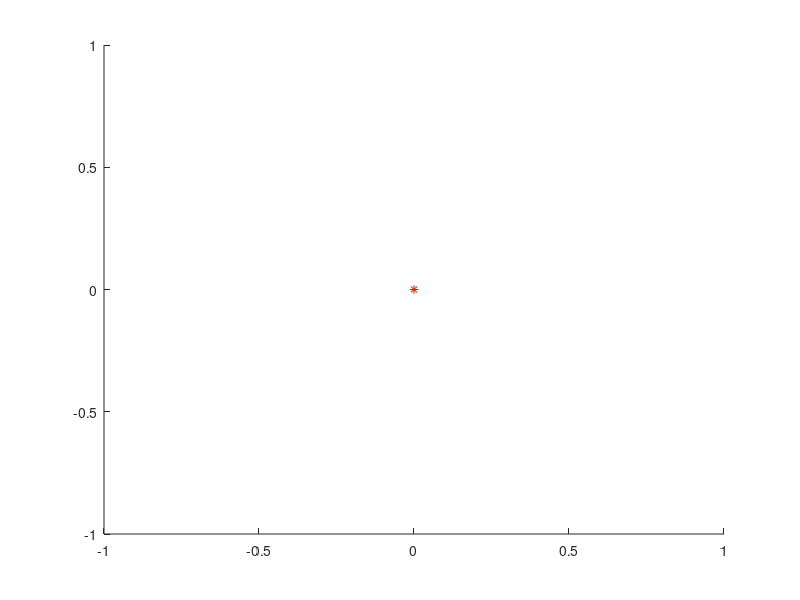

MATLAB code to generate this figure: (Note: this script raises an error after producing the figure.)
clc; close all; clear;
% 绘制R-Z图，展示不同入射角下的声线传播路径
%% 自由场条件
% 初始化参数
z_r = 100;
r_r = 100;
z_s = 0;
alpha = 30:5:60;
Fa = z_s + r_r * tand(alpha) - z_r;
r = 0:110;
z = z_s + tand(alpha).' * r;
figure;
h(1) = plot(0, z_s, 'r*', markersize=9, DisplayName='Source');
hold on;
h(2) = plot(r_r, z_r, 'bp', markersize=10, DisplayName='Receiver');
for i = 1: length(alpha)
    h(2+i) = plot(r, z(i,:), DisplayName=sprintf('alpha=%d°', alpha(i)));
end
plot([100 100], [0 200], 'r--')
xlabel('Range (m)')
ylabel('Depth (m)')

set(gca, 'fontsize', 16)
legend(h, 'Location', 'northwest', 'FontSize', 12);
% saveas(gcf, '../figs/R-Z-Alpha.fig')
% saveas(gcf, '../figs/R-Z-Alpha.png')

figure;
plot(alpha, Fa)
hold on;
plot([30 60], [0 0], 'r--')
xlabel('\alpha (°)')
ylabel('F(\alpha) (m)')
set(gca, 'fontsize', 16)
% saveas(gcf, '../figs/F-Alpha.fig')
% saveas(gcf, '../figs/F-Alpha.png')


%% 海面罗埃镜
alpha = 30:5:80;
D = 200;
r = 0:110;
z = z_s + tand(alpha).' * r;
z(z>D) = 2*D - z(z>D);

[~,index] = min(abs(r- r_r));
Fa = z_s + z(:,index) - z_r;



figure;
h(1) = plot(0, z_s, 'r*', markersize=9, DisplayName='Source');
hold on;
h(2) = plot(r_r, z_r, 'bp', markersize=10, DisplayName='Receiver');
for i = 1: length(alpha)
    h(2+i) = plot(r, z(i,:), DisplayName=sprintf('alpha=%d°', alpha(i)));
end
plot([100 100], [0 200], 'r--')
xlabel('Range (m)')
ylabel('Depth (m)')

set(gca, 'fontsize', 16)
legend(h, 'Location', 'northwest', 'FontSize', 12);
% saveas(gcf, '../R-Z-Alpha-Bc200m_2.fig')
% saveas(gcf, '../R-Z-Alpha-Bc200m_2.png')

figure;
plot(alpha, Fa)
hold on;
plot([30 80], [0 0], 'r--')
xlabel('\alpha (°)')
ylabel('F(\alpha) (m)')
set(gca, 'fontsize', 16)
% saveas(gcf, './F-Alpha-Bc200m_2.fig')
% saveas(gcf, './F-Alpha-Bc200m_2.png')

%% 海面海底条件
alpha = [30:5:80 84];
r = 0:110;
z = z_s + tand(alpha).' * r;
z(z>200) = 400 - z(z>200);
z(z<-200) = -400 - z(z<-200);
z(z>200) = 400 - z(z>200);

Fa = z_s + z(:,index) - z_r;


figure;
h(1) = plot(0, z_s, 'r*', markersize=9, DisplayName='Source');
hold on;
h(2) = plot(r_r, z_r, 'bp', markersize=10, DisplayName='Receiver');
for i = 1: length(alpha)
    h(2+i) = plot(r, z(i,:), DisplayName=sprintf('alpha=%d°', alpha(i)));
end
plot([100 100], [-200 200], 'r--')
xlabel('Range (m)')
ylabel('Depth (m)')

set(gca, 'fontsize', 16)
legend(h, 'Location', 'northwest', 'FontSize', 12);
% saveas(gcf, '../figs/R-Z-Alpha-Bc200m-Bc-200m.fig')
% saveas(gcf, '../figs/R-Z-Alpha-Bc200m-Bc-200m.png')

figure;
plot(alpha, Fa)
hold on;
plot([30 84], [0 0], 'r--')
xlabel('\alpha (°)')
ylabel('F(\alpha) (m)')
set(gca, 'fontsize', 16)
% saveas(gcf, '../figs/F-Alpha-Bc200m-Bc-200m.fig')
% saveas(gcf, '../figs/F-Alpha-Bc200m-Bc-200m.png')

%% Munk场景
filename = 'MunkB_ray_test_Falpha';
copyfile(sprintf('../envs/1_Z_F_alpha/%s.env', filename), './');
eval(sprintf('! bellhop2D_Falpha.exe %s', filename));

% Faplha
data1 = load("output.txt");
index = data1(:,2) ~= -1;
data2 = data1(index,:);
rd = 100;
data2(:,2) = data2(:,2) - rd;
figure;
plot(data2(:,1), data2(:,2), 'B-', 'LineWidth', 1.5)
hold on;
plot(data2(:,1), 0 * ones(1,length(data2(:,1))), 'R--', 'LineWidth', 1.5)
legend('F(\alpha)', 'y=0', Location='north')
xlabel('\alpha (°)')
ylabel('F(\alpha) (m)')
set(gca, 'fontsize', 16)
axis tight

% abs(Faplha)
% data1 = load("output.txt");
% index = data1(:,2) ~= -1;
% data2 = data1(index,:);
% rd = 100;
% data2(:,2) = data2(:,2) - rd;
figure;
plot(data2(:,1), abs(data2(:,2)), 'B-', 'LineWidth', 1.5)
hold on;
% plot(data2(:,1), rd * ones(1,length(data2(:,1))))
% legend('F(\alpha)', 'y=0')
xlabel('\alpha (°)')
ylabel('|F(\alpha)| (m)')
set(gca, 'fontsize', 16)
axis tight

delete(sprintf('%s*', filename))
delete('output.txt')
